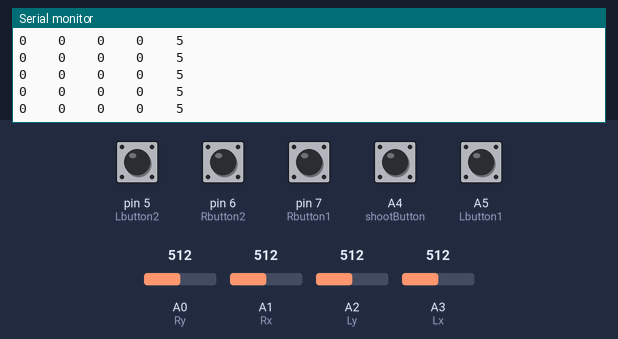
Simulated run of this sketch. Board: Arduino Uno, built with avr-gcc and run on an emulated ATmega328P. Parts: the last lines printed to the serial monitor. The test bench sets the inputs (shaded band); at power-on: A4 (shootButton), A5 (Lbutton1) HIGH, pin 5 (Lbutton2), pin 6 (Rbutton2), pin 7 (Rbutton1) LOW, A0 (Ry) = 512, A1 (Rx) = 512, A2 (Ly) = 512, A3 (Lx) = 512. No radio packets arrive unless stated.

Above: at 1.2 s.
1.3 s: A0 (Ry) set to 526
At 2.3 s:
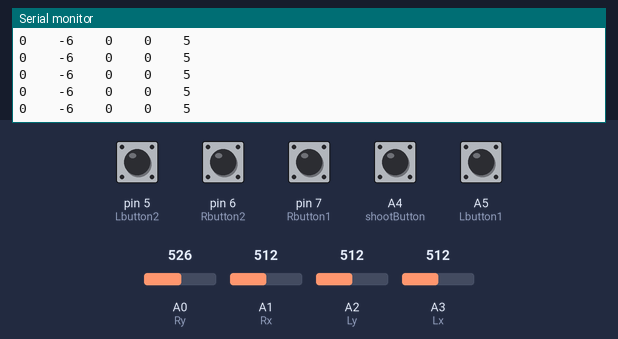
4.3 s: A1 (Rx) set to 501
At 4.8 s:
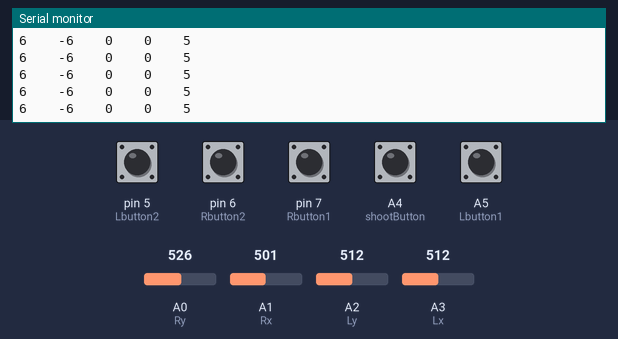
5.8 s: A1 (Rx) set to 475
At 6.7 s:
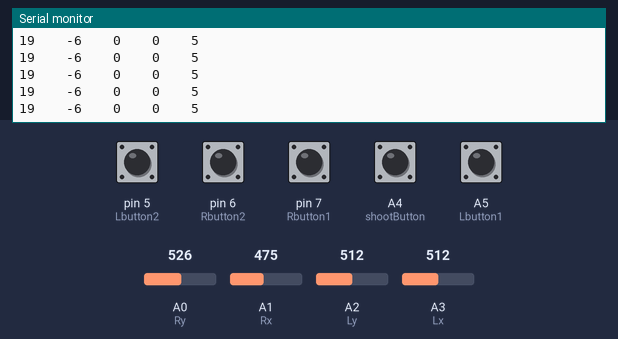
8.8 s: A2 (Ly) set to 528
At 9.5 s:
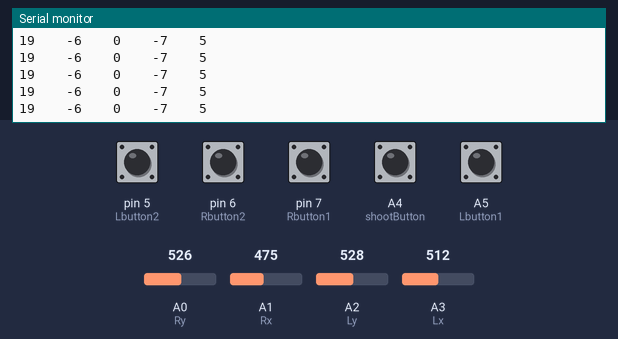
Timing chart, 0 to 11.8 s (numbered marks = the images above; inputs shaded):
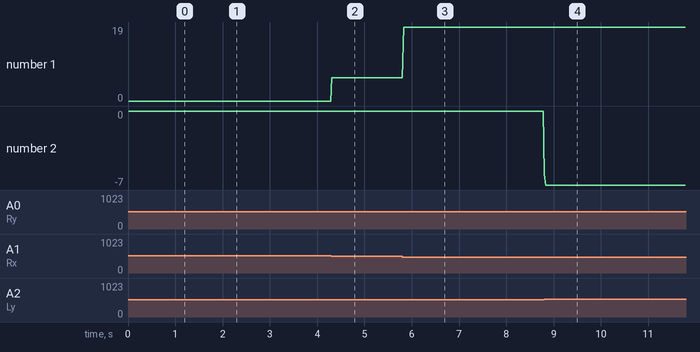

Measured:
- after the input at 1.3 s, the serial monitor: prints a new line at once (image 1)
- after the input at 4.3 s, the serial monitor: prints a new line at once (image 2)
- after the input at 5.8 s, the serial monitor: prints a new line at once (image 3)
- after the input at 8.8 s, the serial monitor: prints a new line at once (image 4)
- plotted number 1: 0 → 6 after the input at 4.3 s, 6 → 19 after the input at 5.8 s
- plotted number 2: 0 → -7 after the input at 8.8 s

The sketch:

Tx_code_725_2234.ino
```cpp
/* Stryker - Transmitter
   25.07.2024
   Programme for Radio controlled car with 4 mecanum wheels.
*/


#include <SPI.h>
#include <nRF24L01.h>
#include <RF24.h>
//#include <I2Cdev.h>
#include <Wire.h>

#define Rx A1
#define Ry A0
#define Lx A3
#define Ly A2
#define Rbutton1 7
#define Rbutton2 6
#define Lbutton1 A5
#define Lbutton2 5
#define shootButton A4

int data[6];
int lx; int ly;
int rx; int ry;

RF24 radio(9, 10); //CE, CSN //MSOI-11, MISO-12, CLK-13

const byte password[6] = "00001"; //*enter a security code //


void setup() {

Serial.begin(9600);
  Wire.begin();

  radio.begin();
  radio.openWritingPipe(password);
  radio.setPALevel(RF24_PA_MIN);
  radio.stopListening();


}

void loop() {

int slx=0;
int sly=0;
int srx=0;
int sry=0;
bool ButtonR1 = false;
bool ButtonR2 = false;
bool ButtonL1 = false;
bool ButtonL2 = false;
bool shoot = false;

for(int i=0; i<10; i++){
  lx = analogRead(Lx);
  ly = analogRead(Ly);
  rx = analogRead(Rx);
  ry = analogRead(Ry);

  slx=slx+lx;
  sly=sly+ly;
  srx=srx+rx;
  sry=sry+ry;

}
data[0]=srx/10;
data[1]=sry/10;
data[2]=slx/10;
data[3]=sly/10;

data[0] = map(data[0], 0,1024, 255, -255);
data[1] = map(data[1], 0, 1024, 255, -255);
data[2] = map(data[2], 0,1024, 255, -255);
data[3] = map(data[3], 0, 1024, 255, -255);

if(data[0]>255){
  data[0]=255;
}
if(data[1]>255){
  data[1]=255;
}
if(data[2]>255){
  data[2]=255;
}
if(data[3]>255){
  data[3]=255;
}

 ButtonR1 = digitalRead(Rbutton1);
 ButtonR2 = digitalRead(Rbutton2);
 ButtonL1 = digitalRead(Lbutton1);
 ButtonL2 = digitalRead(Lbutton2);

data[4] = 1;
data[4] = data[4] * ((ButtonR1)? 2 : 1 );
data[4] = data[4] * ((ButtonR2)? 3 : 1 );
data[4] = data[4] * ((ButtonL1)? 5 : 1 );
data[4] = data[4] * ((ButtonL2)? 7 : 1 );

 shoot = digitalRead(shootButton);
 data[5] = shoot;

 radio.write(data, sizeof(data));
Serial.print(data[0]); Serial.print("    ");Serial.print(data[1]);Serial.print("    ");
Serial.print(data[2]); Serial.print("    ");Serial.print(data[3]);Serial.print("    ");
Serial.println(data[4]);
delay(20);

}
```
